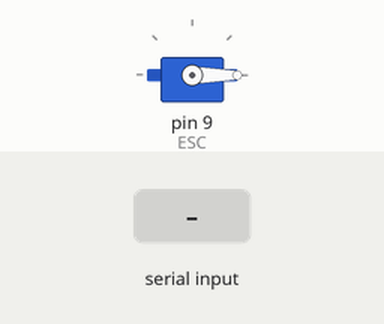
Recording of a sketch running on a simulated Arduino Uno, built with avr-gcc and run on an emulated ATmega328P. Parts: servo. The test bench sets the inputs (shaded band). What the sketch prints to the serial monitor is not drawn.

Above: at 1.2 s.
1.3 s: "1" received over Serial
At 2.4 s:
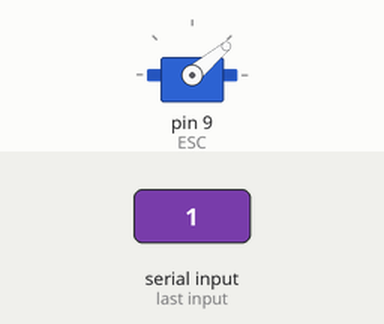
2.8 s: "0" received over Serial
At 3.5 s:
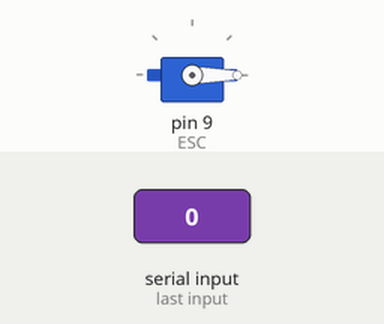
Timing chart, 0 to 5.8 s (numbered marks = the images above; inputs shaded):
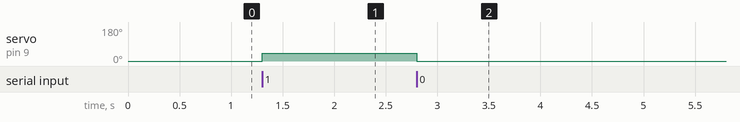

Measured:
- after the input at 1.3 s, servo on pin 9 (ESC): 0° → 40° at once
- after the input at 2.8 s, servo on pin 9 (ESC): 40° → 0° at once

The sketch:

turny_turny.ino
```cpp
#include <Servo.h>

Servo ESC;
int speed = 0;
char state;

void setup() {
  Serial.begin(9600);
  Serial.println("Enter state (0 or 1):");
  ESC.attach(9, 1000, 2000);
  ESC.write(speed);
}

void loop() {
  if (Serial.available() > 0) {
    state = Serial.read();

    if (state == '0'){
      speed = 0;
      ESC.write(speed);

    } else if (state == '1') {
      speed = 40;
      ESC.write(speed);
    }
  }
}
```
